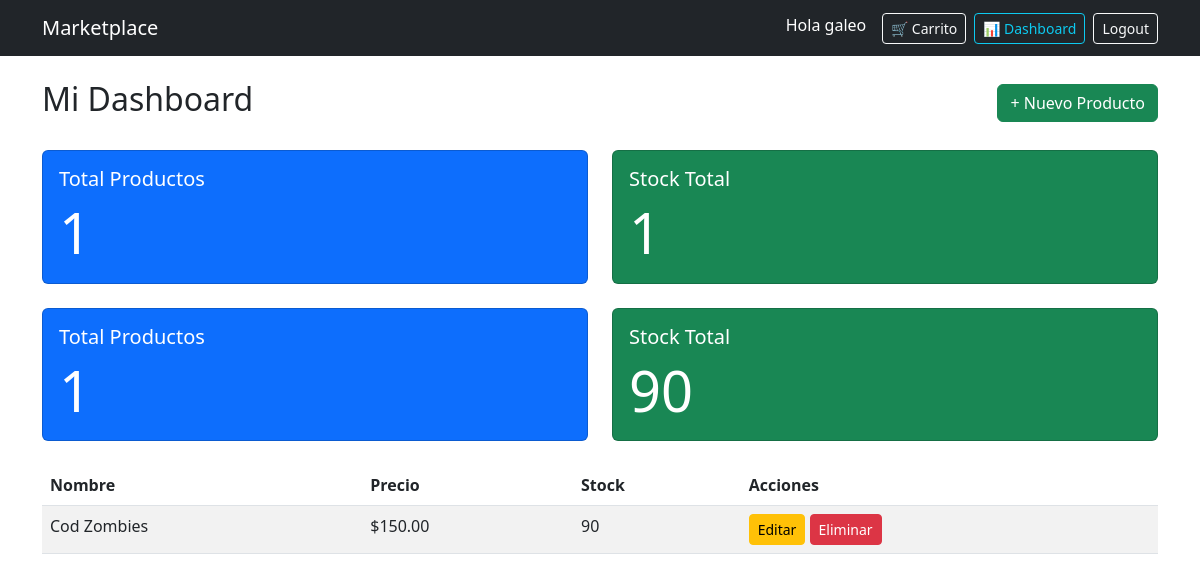
/dashboard/ (signed in), run on the app's committed database.
### store/models.py (models this page shows, shortened)
class User(AbstractUser):
    id = models.UUIDField(primary_key=True, default=uuid.uuid4, editable=False)
    is_seller = models.BooleanField(default=False)

class Product(models.Model):
    id = models.UUIDField(primary_key=True, default=uuid.uuid4, editable=False)
    name = models.CharField(max_length=150)
    description = models.TextField()
    image = models.ImageField(upload_to='upload/', blank=True, null=True)
    price = models.DecimalField(max_digits=10, decimal_places=2)
    stock = models.PositiveIntegerField(default=0)
    owner = models.ForeignKey(
        User,
        on_delete=models.CASCADE,
        related_name='products'
    )  # 1:N
    categories = models.ManyToManyField(
        Category,
        related_name='products'
    )  # N:M
    created_at = models.DateTimeField(auto_now_add=True)

### store/views.py (the view)
# urls.py: path('dashboard/', views.dashboard, name='dashboard'),
@login_required
def dashboard(request):
    if not request.user.is_seller:
        return HttpResponseForbidden("No tienes permisos")
    products = Product.objects.filter(owner=request.user)
    return render(request, 'store/dashboard.html', {
        'products': products
    })

### store/templates/store/dashboard.html (shortened to what this page needs)
{% extends 'store/base.html' %}
{% block content %}
<div class="d-flex justify-content-between align-items-center mb-4">
    <h2>Mi Dashboard</h2>
    <a href="{% url 'product_create' %}" class="btn btn-success">+ Nuevo Producto</a>
</div>
<div class="row mb-4">
    <div class="col-md-6">
        <div class="card text-white bg-primary">
            <div class="card-body">
                <h5 class="card-title">Total Productos</h5>
                <p class="card-text display-4">{{ products.count }}</p>
            </div>
        </div>
    </div>
    <div class="col-md-6">
        <div class="card text-white bg-success">
            <div class="card-body">
                <h5 class="card-title">Stock Total</h5>
                <p class="card-text display-4">
                    {{ products|length }}
                </p>
            </div>
        </div>
    </div>
</div>
<div class="row mb-4">
    <div class="col-md-6">
        <div class="card text-white bg-primary">
            <div class="card-body">
                <h5 class="card-title">Total Productos</h5>
                <p class="card-text display-4">{{ products.count }}</p>
            </div>
        </div>
    </div>
    <div class="col-md-6">
        <div class="card text-white bg-success">
            <div class="card-body">
                <h5 class="card-title">Stock Total</h5>
                <p class="card-text display-4">
                    {% for product in products %}
                        {% if forloop.first %}
                            {{ product.stock }}
                        {% else %}
                            {% with sum=0 %}
                            {% endwith %}
                        {% endif %}
                    {% endfor %}
                </p>
            </div>
        </div>
    </div>
</div>
<table class="table table-striped">
    <thead>
        <tr>
            <th>Nombre</th>
            <th>Precio</th>
            <th>Stock</th>
            <th>Acciones</th>
        </tr>
    </thead>
    <tbody>
        {% for product in products %}
        <tr>
            <td>{{ product.name }}</td>
            <td>${{ product.price }}</td>
            <td>{{ product.stock }}</td>
            <td>
                <a href="{% url 'product_update' product.id %}" class="btn btn-warning btn-sm">Editar</a>
                <a href="{% url 'product_delete' product.id %}" class="btn btn-danger btn-sm">Eliminar</a>
            </td>
        </tr>
        {% endfor %}
    </tbody>
</table>
{% endblock %}

### store/templates/store/base.html (shortened to what this page needs)
<!DOCTYPE html>
<html lang="es">
<head>
    <link href="https://cdn.jsdelivr.net/npm/bootstrap@5.3.0/dist/css/bootstrap.min.css" rel="stylesheet">
</head>
<body>
<nav class="navbar navbar-expand-lg navbar-dark bg-dark">
  <div class="container">
    <a class="navbar-brand" href="/">Marketplace</a>
    <div class="d-flex">
      {% if user.is_authenticated %}
        <span class="text-white me-3">Hola {{ user.username }}</span>
        <a href="{% url 'cart_detail' %}" class="btn btn-outline-light btn-sm me-2">
          🛒 Carrito
        </a>
        {% if user.is_seller %}
          <a href="{% url 'dashboard' %}" class="btn btn-outline-info btn-sm me-2">
            📊 Dashboard
          </a>
        {% endif %}
        <a href="{% url 'logout' %}" class="btn btn-outline-light btn-sm">
          Logout
        </a>
      {% else %}
        <a href="{% url 'login' %}" class="btn btn-outline-light btn-sm me-2">Login</a>
        <a href="{% url 'register' %}" class="btn btn-primary btn-sm">Registro</a>
      {% endif %}
    </div>
  </div>
</nav>
<div class="container mt-4">
    {% block content %}{% endblock %}
</div>
</body>
</html>

### data on the page
User: username "galeo"
Product: stock "90", name "Cod Zombies", price "150.00"

### other printed values
{{ products.count }} "1"
{{ products|length }} "1"
